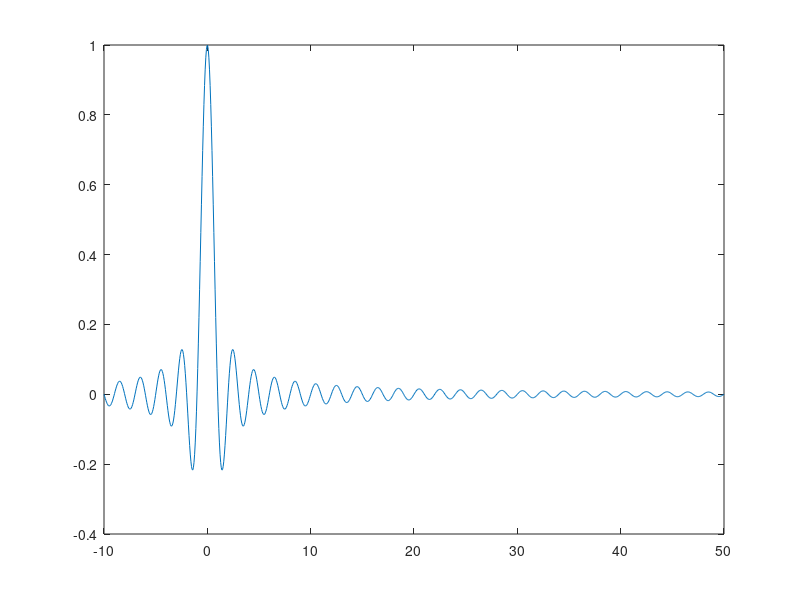
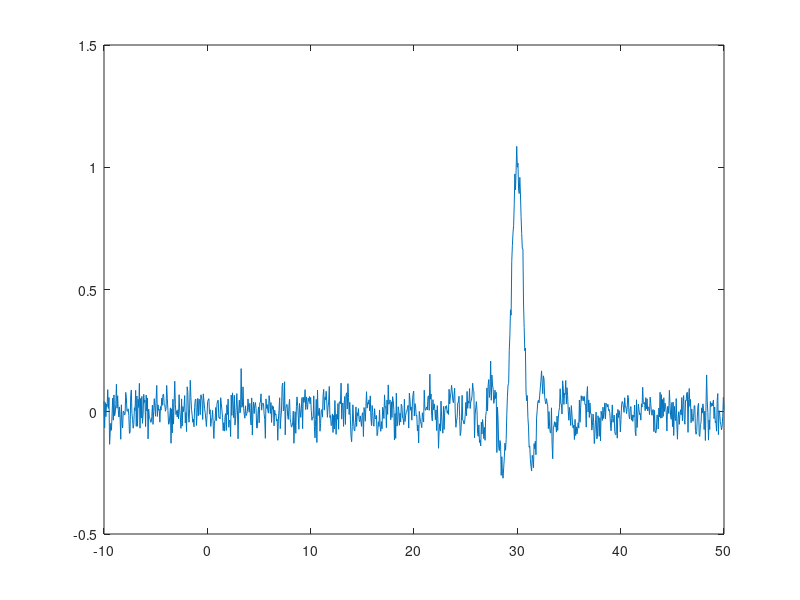
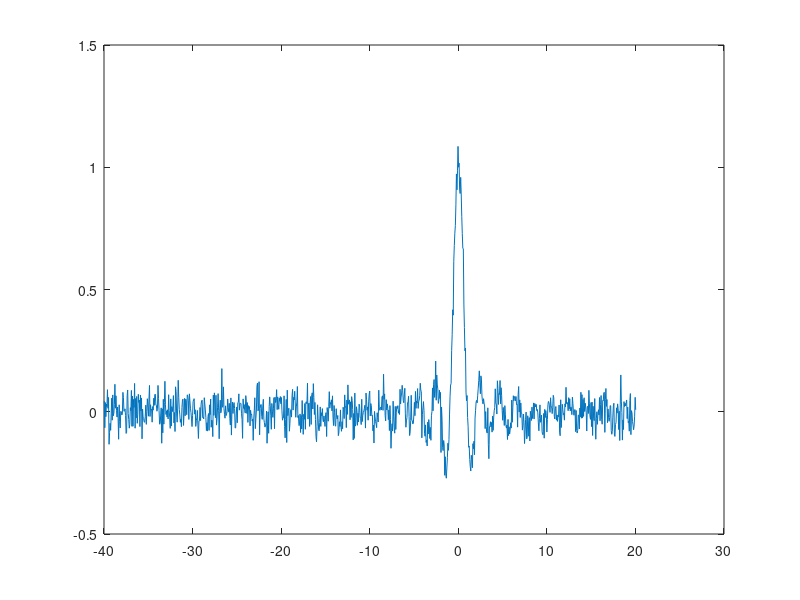

Here is the MATLAB script that generated these plots, in order:
time = linspace(-10,50,1000);
Ts = diff(time(1:2));
Fs = 1/Ts;
signal_1 = sinc(time);
signal_2 = sinc(time - 30)+0.05*randn(1,1000);

figure,
plot(time,signal_1);
figure,
plot(time,signal_2);

[acor,lag] = xcorr(signal_1,signal_2);
[~,I] = max(abs(acor));
lagDiff = lag(I);
timeDiff = lagDiff/Fs;

figure,
plot(time + timeDiff,signal_2)